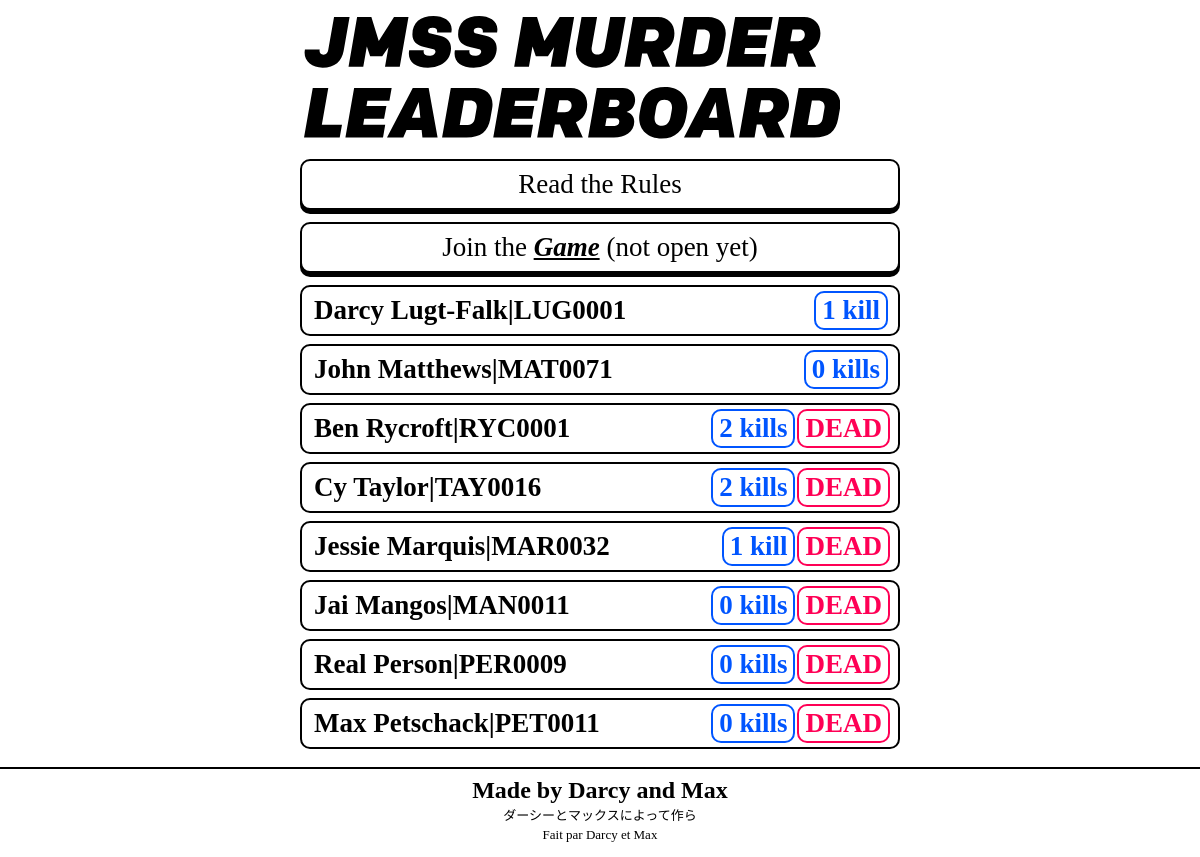
The page / on the database its author committed.
### tables this page shows
CREATE TABLE "players" (
	`code`	TEXT,
	`kills`	INTEGER,
	`alive`	INTEGER,
	`name`	TEXT
);

### main.py (the view)
@app.route('/')
def main():
    conn = sqlite3.connect('./main.db')
    curs = conn.cursor()
    curs.execute('SELECT * FROM players')
    players = players_sort(curs.fetchall())
    conn.close()
    return render_template('index.html',players=players)

### main.py (called while the page is built)
def players_sort(players):
    living,dead = [],[]
    for x in players:
        if x[2] == 1:
            living.append(x)
        else:
            dead.append(x)
    living.sort(key=lambda x: x[1])
    dead.sort(key=lambda x: x[1])
    return living[::-1]+dead[::-1]

### templates/index.html (shortened to what this page needs)
{% extends "base.html" %}
{% block content %}
	<a href="https://docs.google.com/document/d/11J-Z8qToGyedejeO32e6gcCYji0lLOtfI6vO_ZIahck/edit?usp=sharing" class="">
		<div class="button">
			<span class="button__text button__text--thin">Read the Rules</span>
		</div>
	</a>
	<a href="https://forms.gle/zqRATLuCW3zDNNyC7" class="">
		<div class="button button--sort">
			<span class="button__text button__text--thin">Join the <span class="button__text button__text--var">Game</span> (not open yet)</span>
		</div>
	</a>
	{% for player in players%}
	<div class="leaderboard-item">
		<div class="leaderboard-item__container">
			<div class="leaderboard-user">
				<span class="leaderboard-user__text">{{player[3]+"|"+player[0]}}</span>
			</div>
			<div class="leaderboard-status leaderboard-status--not-top">
				<span class="leaderboard-status__text">{{player[1]}} kill{% if player[1] != 1 %}s{% endif %}</span>
			</div>
			{% if player[2] != 1 %}
			<div class="leaderboard-status leaderboard-status--dead">
				<span class="leaderboard-status__text">DEAD</span>
			</div>
			{% endif %}
		</div>
	</div>
{% endfor %}
{% endblock %}

### templates/base.html (shortened to what this page needs)
<!DOCTYPE html>
<html lang="en">
<head>
    <link rel="stylesheet" href="https://cdnjs.cloudflare.com/ajax/libs/normalize/8.0.1/normalize.min.css" type="text/css" media="screen" charset="utf-8" />
	<link rel="stylesheet" href="https://gitcdn.xyz/repo/ehne/6e3aecbf876bd1b84be8c4355f1deba3/raw/b0a68fb5be6078a3a61ef2ec2ce7798b191fecde/SF.css">
    <link href="{{ url_for('static', filename='main.css') }}?q=123" type="text/css" rel="stylesheet">
    <link rel="stylesheet" href="https://cdn.darcylf.me/kube721/dist/css/kube.form.css">
</head>
<body>
    <div class="ui">
        <header class="header">
            <a href="/">
                </a>
            </header>
        {% block content %}{% endblock %}
    </div>
    <footer class="footer">
        <div class="footer__title">Made by Darcy and Max</div>
        <div class="footer__subtitle">ダーシーとマックスによって作ら</div>
        <div class="footer__subtitle footer__subtitle--fr">Fait par Darcy et Max</div>
    </footer>
</body>
</html>

### static/main.css (style rules this page uses)
.ui { max-width: 600px; margin-left: auto; margin-right: auto; padding: 8px; min-height: calc(100vh - 100px); padding-bottom: 10px; }
a { text-decoration: none; color: #000; }
body { font-family: "San Francisco"; font-weight: 600; overflow: auto; }
.leaderboard-item { background: #FFFFFF; border: 2px solid #000000; border-radius: 10px; page-break-after: 8px; margin-bottom: 8px; }
.leaderboard-item__container { display: flex; padding-left: 8px; padding-right: 8px; padding-top: 4px; padding-bottom: 4px; }
.leaderboard-user { vertical-align: middle; border: 2px solid #fff; padding: 2px; margin-right:auto; }
.leaderboard-user__text { font-size: 27px; color: #000000; font-weight: 600; }
.leaderboard-status { margin-left: none; flex: none; border: 2px solid #000; border-radius: 10px; padding: 2px; color: #000; }
.leaderboard-status--not-top { border: 2px solid #05f; color: #05f; margin-right:2px; }
.leaderboard-status--dead { border: 2px solid #f05; color: #f05; padding-left:none; }
.leaderboard-status__text { font-size: 27px; text-align: center; padding-left: 4px; padding-right: 4px; font-weight: 800; }
.button { background: #FFFFFF; border: 2px solid #000000; box-shadow: 0 4px 0 0 #000000; border-radius: 10px; text-align: center; page-break-after: 8px; padding: 8px; margin-bottom: 12px; margin-top: 8px; }
.button__text { font-size: 27px; text-align: center; font-weight: 800; }
.button__text--thin { font-weight: 400; }
.button__text--var { font-style: italic; text-decoration: underline; }
.button--sort { margin-top: 12px; }
.header { padding-top: 8px; padding-bottom: 8px; padding-left: 4px; }
.footer { border-top: 2px solid #000; padding-bottom: 8px; height: 80px; }
.footer__title { padding-top: 8px; font-size: 24px; color: #000000; text-align: center; }
.footer__subtitle { font-size: 13px; color: #000000; text-align: center; font-weight: 300; padding-top: 4px; }
.footer__subtitle--fr { font-size: 13px; font-weight: 400; }

### rows shown on the page
players: name+code "Darcy Lugt-Falk|LUG0001", kills "1"
players: name+code "John Matthews|MAT0071", kills "0"
players: name+code "Ben Rycroft|RYC0001", kills "2", alive "DEAD"
players: name+code "Cy Taylor|TAY0016", kills "2", alive "DEAD"
players: name+code "Jessie Marquis|MAR0032", kills "1", alive "DEAD"
players: name+code "Jai Mangos|MAN0011", kills "0", alive "DEAD"
players: name+code "Real Person|PER0009", kills "0", alive "DEAD"
players: name+code "Max Petschack|PET0011", kills "0", alive "DEAD"
